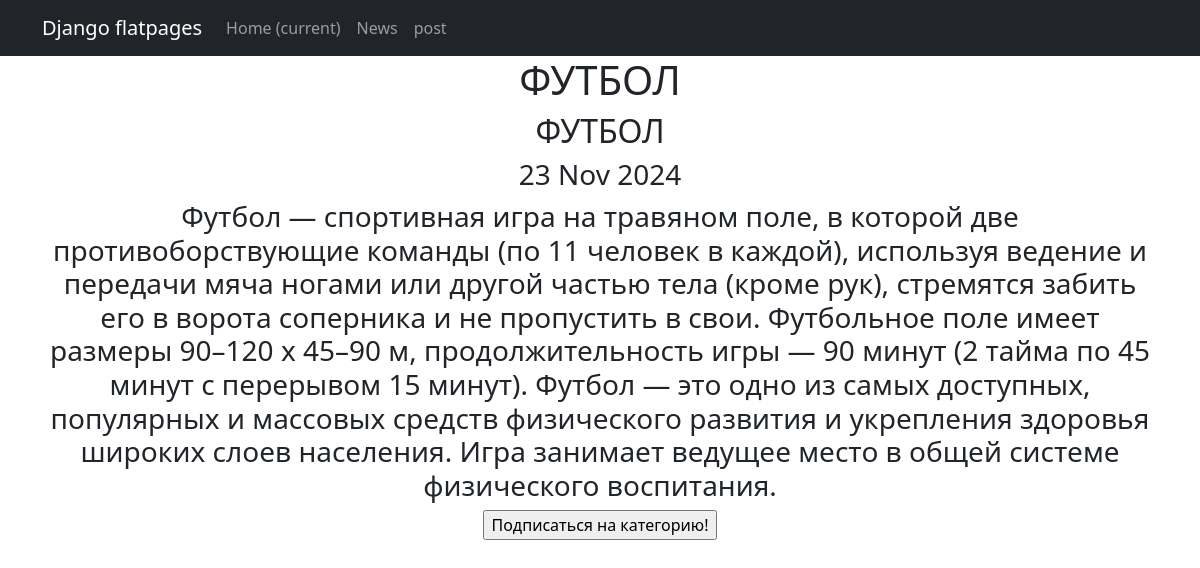
Screenshot of /news/1 with the database file from the repository.
### news/models.py (models this page shows, shortened)
class Post(models.Model):
    time_in = models.DateTimeField(auto_now_add=True, null=True)
    rank_post = models.IntegerField(default=0)
    text_post = models.TextField()
    head = models.CharField(max_length=255)
    position = models.CharField(max_length=2,
                                choices=POSITIONS,
                                default=news)
    author = models.ForeignKey(Author, on_delete=models.CASCADE)
    category = models.ManyToManyField(Category, through='PostCategory')
    def __str__(self):
        return self.head

### news/views.py (the view)
# urls.py: path('<int:pk>', One_news.as_view(), name='news_detail'),
class One_news(DetailView):
    model = Post
    template_name = 'one_news.html'
    context_object_name = 'one_news'

### templates/one_news.html (shortened to what this page needs)
{% extends 'flatpages/default.html' %}
{% block content %}
<h1>{{ one_news }}</h1>
<h2>{{one_news.head}}</h2>
<h3>{{one_news.time_in|date:'d M Y'}}</h3>
<h3>{{one_news.text_post}}</h3>
<form action="" method="post">
    <input type="submit" value="Подписаться на категорию!" />
</form>
{% endblock content %}

### rows the page displays
Post: head "ФУТБОЛ", time_in "23 Nov 2024", text_post "Футбол — спортивная игра на травяном поле, в которой две противоборствующие команды (по 11 человек в каждой), используя ведение и передачи мяча ногами или другой частью тела (кроме рук), стремятся забить его в ворота соперника и не пропустить в свои. Футбольное поле имеет размеры 90–120 x 45–90 м, продолжительность игры — 90 минут (2 тайма по 45 минут с перерывом 15 минут). Футбол — это одно из самых доступных, популярных и массовых средств физического развития и укрепления здоровья широких слоев населения. Игра занимает ведущее место в общей системе физического воспитания."
